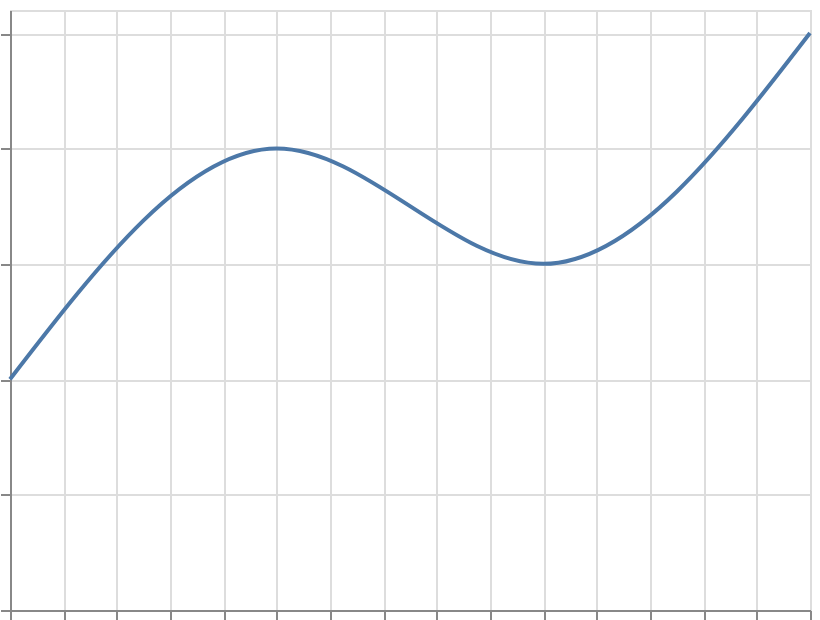

Vega-Lite specification for this chart:
### Vega-Lite specification from a JSON file in a GitHub repository (floating-point values rounded to 4 significant figures)
{"$schema": "https://vega.github.io/schema/vega-lite/v6.json", "width": 400, "height": 300, "padding": 5, "autosize": "none", "data": {"name": "table", "values": [{"x": 0, "y": 10}, {"x": 1, "y": 20}, {"x": 2, "y": 15}, {"x": 3, "y": 25}]}, "mark": {"type": "line", "interpolate": "monotone"}, "encoding": {"x": {"field": "x", "type": "quantitative"}, "y": {"field": "y", "type": "quantitative"}}}
